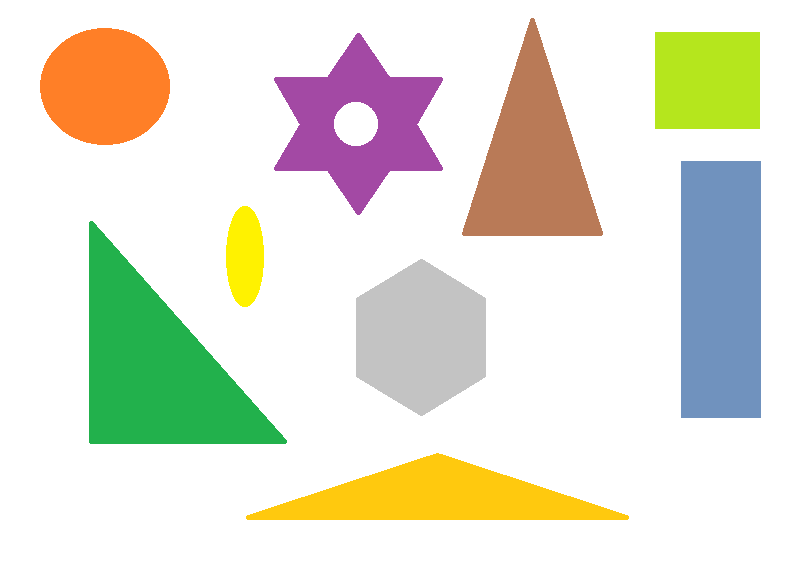
%> input picture Image_Processing_prt4/kszt.png, 792 x 569 px
$ octave zad1_4.m   (GNU Octave 9; MATLAB toolbox functions it lacks are replaced by stand-ins)
%> lines starting %> are read from the running program, lines starting %| are printed output that depends on the picture; in (x1, y1, x2, y2) boxes, pixels count from 0 and x2, y2 are one past the last pixel; in counts of white or black regions, pixels touching at a corner belong together; the program's own positions count from 1
clc
close all
clear all
%% obraz
imfinfo('kszt.png')
im = imread('kszt.png');
%> im is the input picture: size 569x792x3 uint8; mean R, G, B 228, 227.6, 212.1
im = imrotate(im,90);
%> im: size 792x569x3 uint8
figure(10)
subplot(1,2,1)
imshow(im)
title('Obraz orginalny')
img = im2gray(im);
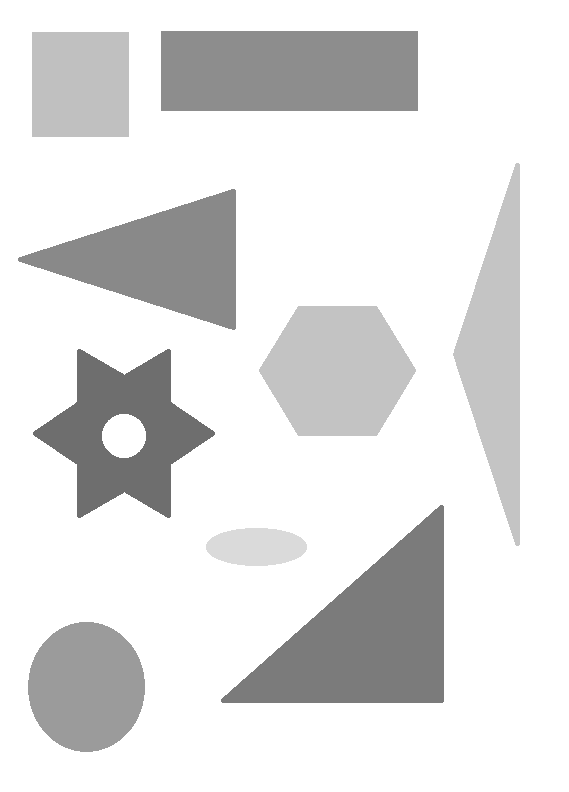
%> img: size 792x569 uint8; min 110, max 255, mean 226
subplot(1,2,2)
imshow(img)
title('Obraz w sklai szarości')
figure(1)
subplot(1,2,1)
imshow(img)
subplot(1,2,2)
imhist(img)
%% binaryzacja
imbw = img < 218 + 0.01;
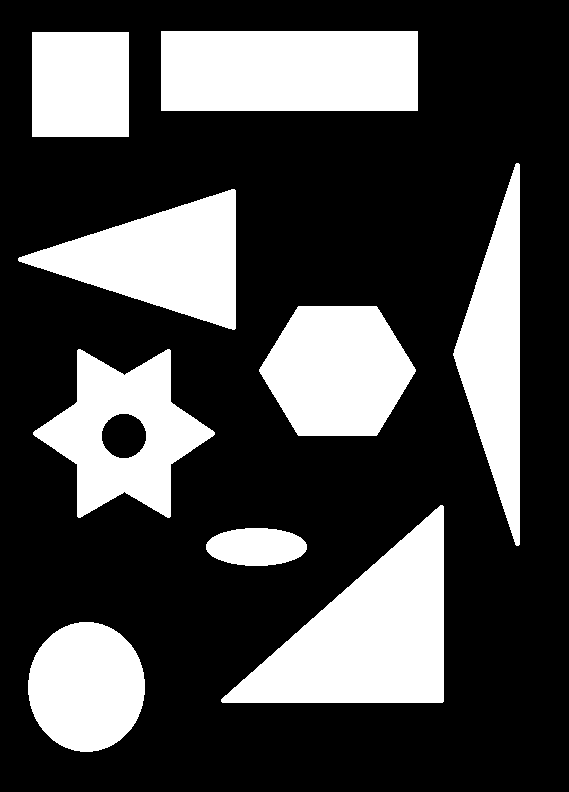
%> imbw: size 792x569 logical; 28.5% white; 9 white regions
figure(2)
imshow(imbw)
%% segmentacja
[L, num] = bwlabel(imbw,4);
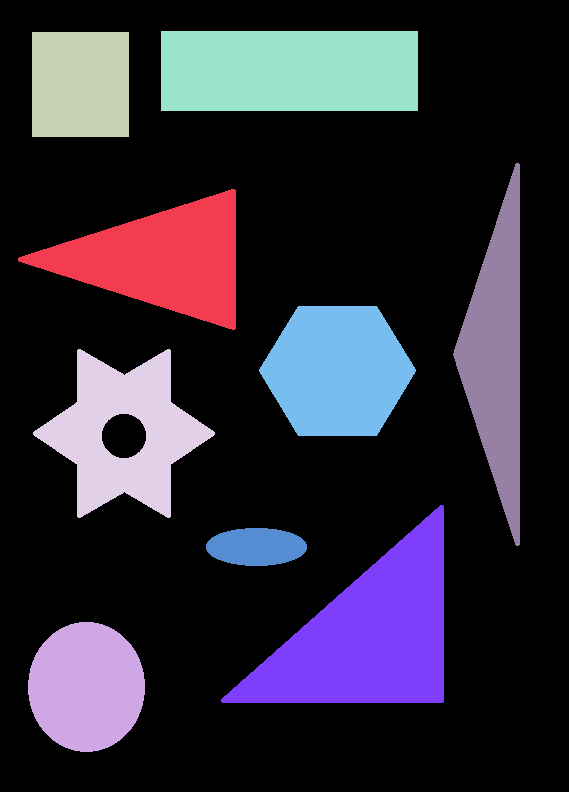
%> L: size 792x569 double; 10 distinct labels, from 0 to 9; one colour per label, 0 black
%> num = 9
imshow(imbw)
hold on
%% cechy
feat = regionprops(L,'All')
%> feat = 9 regions; largest, box (x1, y1, x2, y2), Area, Centroid, MajorAxisLength, MinorAxisLength and Eccentricity: (221, 505, 444, 703) 22808 [368.8 636.5] 248.1 141.3 0.822, (161, 31, 418, 111) 20560 [290 71.5] 296.8 92.38 0.95, (18, 189, 236, 330) 15972 [162 260] 210.4 116.6 0.832
%%
Areas = cat(1,feat.Area);
%> Areas = [15972; 11935; 10185; 14995; 20560; 3040; 22808; 15384; 13679]
Perimeters = cat(1,feat.Perimeter);
%> Perimeters = [596.7; 385.1; 391.6; 634.2; 656.2; 227.3; 706.8; 453.6; 783.9]
MaxDiam = cat(1,feat.MajorAxisLength);
%> MaxDiam = [210.4; 129.9; 121.2; 163.4; 296.8; 101.5; 248.1; 144.1; 330.8]
MinDiam = cat(1,feat.MinorAxisLength);
%> MinDiam = [116.6; 117; 112; 154.2; 92.38; 38.16; 141.3; 137; 63.22]
ConvexAreas = cat(1,feat.ConvexArea);
%> ConvexAreas = [16173; 12037; 10185; 23274; 20560; 3104; 22913; 15497; 13849]

for k =1:num
feat(k).FormFactor= 4*pi*feat(k).Area/(feat(k).Perimeter^2);
feat(k).Roundness = 4*feat(k).Area/(pi*feat(k).MajorAxisLength.^2);
feat(k).AspectRatio = feat(k).MajorAxisLength / feat(k).MinorAxisLength;
feat(k).Solidity = feat(k).Area / feat(k).ConvexArea;
feat(k).Compactness = sqrt(4*feat(k).Area/pi)/feat(k).MajorAxisLength;
end
%> this loop made 9 passes
%%
figure(4)
imshow(imbw)
hold on
for i = 1:num
    rectangle('Position', feat(i).BoundingBox, 'EdgeColor', 'red');
    centroids = cat(1, feat.Centroid);
    plot(centroids(:,1), centroids(:,2), 'b*')
end
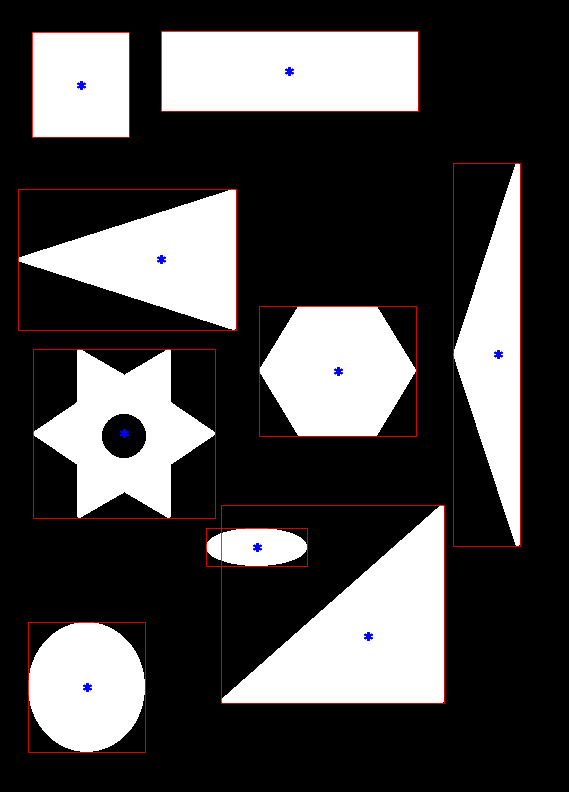
%> figure redrawn from the program's plot data

hold off
[x,y] = size(imbw);
%> x = 792; y = 569
X = 1:1:x;
%> X = 792 values from 1 to 792
Y = 1:1:y;
%> Y = 569 values from 1 to 569
figure(5)
mesh(Y,X,L);
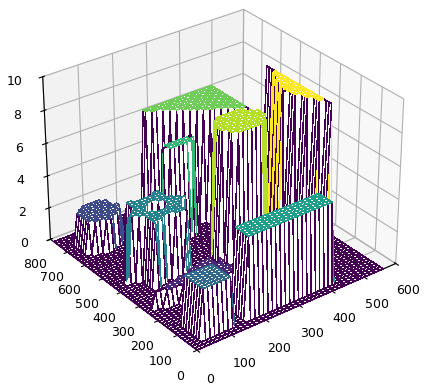
%> figure redrawn from the program's plot data
%% Sortowanie
%Macierz obiektów
L1 = L;
for i = 1:num
    if~(feat(i).Solidity >= 0.9 && feat(i).Eccentricity >= 0.8 && feat(i).Eccentricity<=1 && feat(i).Extent >= 0.5 && feat(i).Extent <= 0.7)

    for j=1:x
        for k=1:y
            if(L1(j,k) == i)
                L1(j,k)=0;
%objects = cat(2,objects,obj);

            end
        end

    end
    end
end
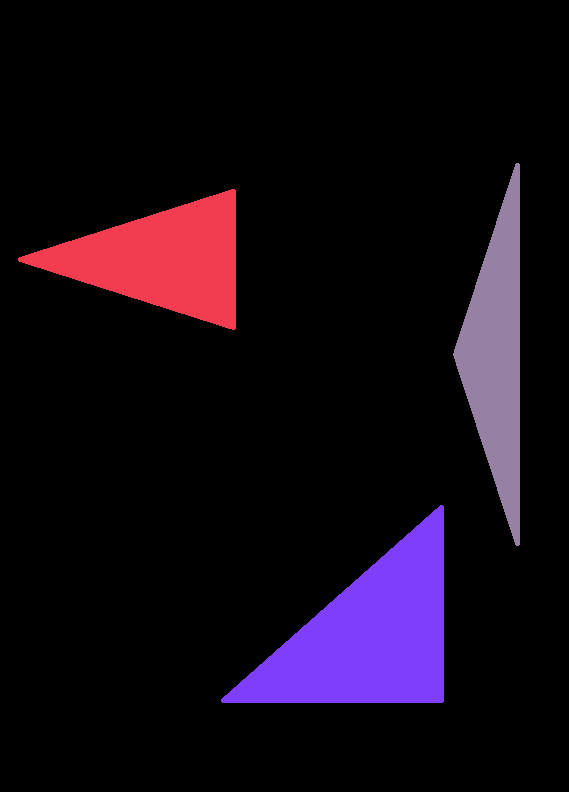
%> L1: size 792x569 double; 4 distinct labels, from 0 to 9; one colour per label, 0 black
figure(7)
imshow(L1)
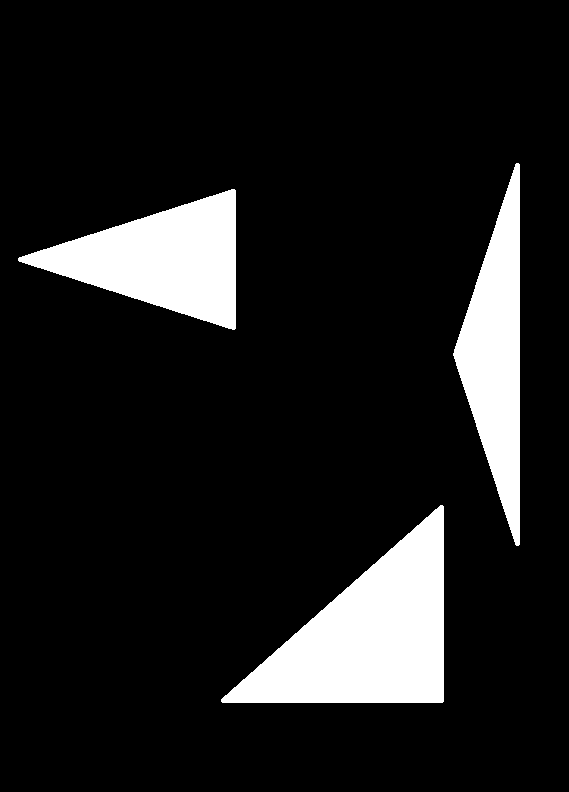
%> displayed picture: size 792x569, on the screen's scale of 0 to 255; 11.6% white; 3 white regions, box (x1, y1, x2, y2) and area: (221, 505, 444, 703) 22808, (18, 189, 236, 330) 15972, (453, 163, 520, 546) 13679
